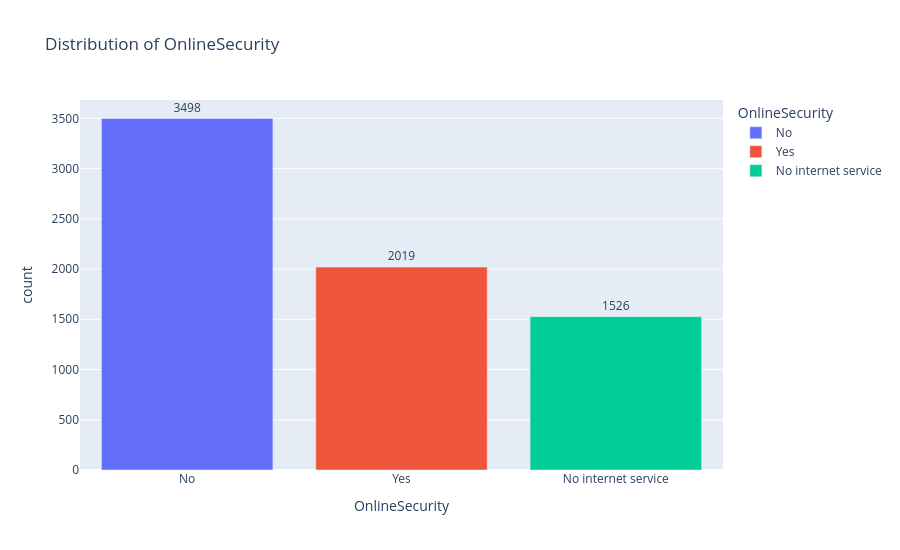

Notebook source saved alongside this figure:
### Code cell
distribution('OnlineSecurity')

### Figure 1 — Plotly figure (JSON) as saved in the notebook; plotly's stock layout.template omitted (floating-point values rounded to 4 significant figures)
{"data": [{"alignmentgroup": "True", "hovertemplate": "OnlineSecurity=%{x}<br>count=%{text}<extra></extra>", "legendgroup": "No", "marker": {"color": "#636efa", "pattern": {"shape": ""}}, "name": "No", "offsetgroup": "No", "orientation": "v", "showlegend": true, "text": [3498], "textposition": "outside", "type": "bar", "x": ["No"], "xaxis": "x", "y": [3498], "yaxis": "y"}, {"alignmentgroup": "True", "hovertemplate": "OnlineSecurity=%{x}<br>count=%{text}<extra></extra>", "legendgroup": "Yes", "marker": {"color": "#EF553B", "pattern": {"shape": ""}}, "name": "Yes", "offsetgroup": "Yes", "orientation": "v", "showlegend": true, "text": [2019], "textposition": "outside", "type": "bar", "x": ["Yes"], "xaxis": "x", "y": [2019], "yaxis": "y"}, {"alignmentgroup": "True", "hovertemplate": "OnlineSecurity=%{x}<br>count=%{text}<extra></extra>", "legendgroup": "No internet service", "marker": {"color": "#00cc96", "pattern": {"shape": ""}}, "name": "No internet service", "offsetgroup": "No internet service", "orientation": "v", "showlegend": true, "text": [1526], "textposition": "outside", "type": "bar", "x": ["No internet service"], "xaxis": "x", "y": [1526], "yaxis": "y"}], "layout": {"barmode": "relative", "height": 550, "legend": {"title": {"text": "OnlineSecurity"}, "tracegroupgap": 0}, "title": {"text": "Distribution of OnlineSecurity"}, "width": 900, "xaxis": {"anchor": "y", "categoryarray": ["No", "Yes", "No internet service"], "categoryorder": "array", "domain": [0, 1], "title": {"text": "OnlineSecurity"}}, "yaxis": {"anchor": "x", "domain": [0, 1], "title": {"text": "count"}}}}
